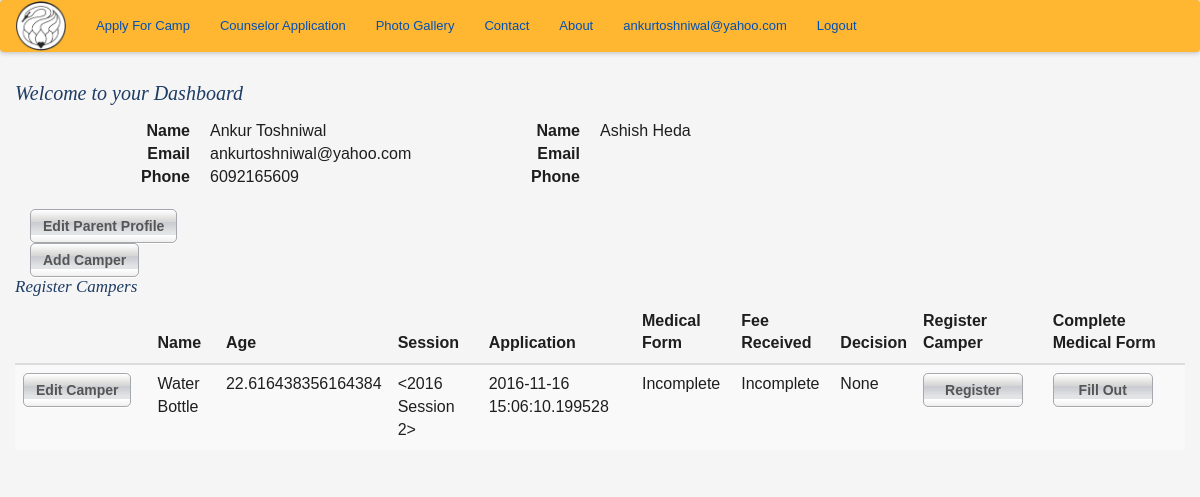
/dashboard (signed in), run on an earlier commit of the app's database.
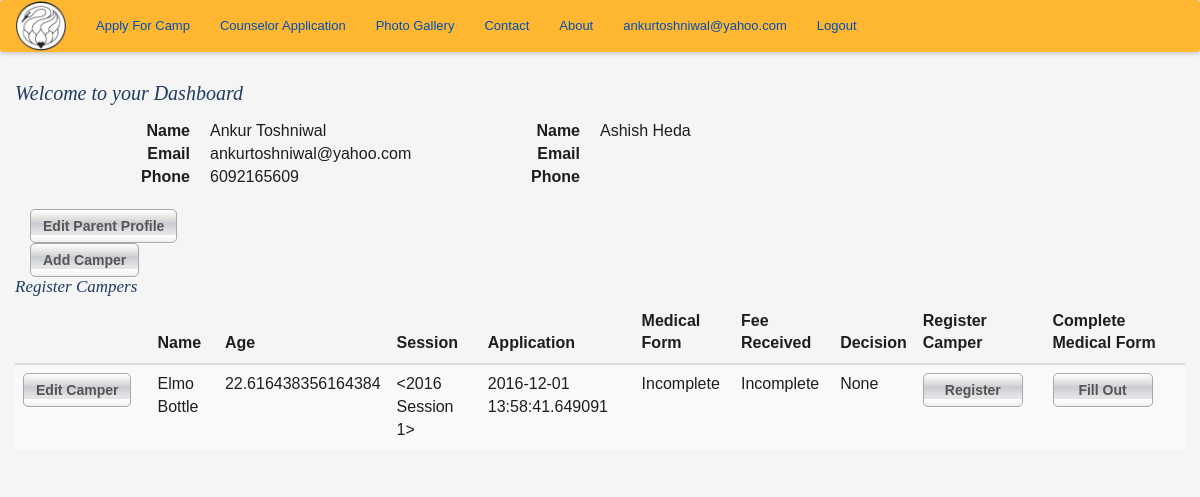
And on a later commit of the database.
### app/models.py (models this page shows, shortened)
class User(UserMixin, db.Model):
    __tablename__ = 'user'
    id = db.Column(db.Integer, primary_key=True)
    email = db.Column(db.String(64), unique=True, index=True)
    password_hash = db.Column(db.String(128))
    parents = db.relationship('Parents', backref='parents', uselist=False)
    @property
    def password(self):
        raise AttributeError('password is not a readable attribute')

class Parents(db.Model):
    __tablename__ = 'parents'
    id = db.Column(db.Integer, primary_key = True)
    g1fn = db.Column(db.String(64), index = True)
    g1ln = db.Column(db.String(64), index = True)
    g2fn = db.Column(db.String(64), index = True)
    g2ln = db.Column(db.String(64), index = True)
    g1street = db.Column(db.String(64))
    g1city = db.Column(db.String(64))
    g1state = db.Column(db.String(64))
    g1zipcode = db.Column(db.String(64))
    g1country = db.Column(db.String(64))
    g2street = db.Column(db.String(64))
    g2city = db.Column(db.String(64))
    g2state = db.Column(db.String(64))
    g2zipcode = db.Column(db.String(64))
    g2country = db.Column(db.String(64))
    g1phone = db.Column(db.String(64))
    g2phone = db.Column(db.String(64))
    g2email = db.Column(db.String(64))
    user_id = db.Column(db.Integer, db.ForeignKey('user.id'))
    campers = db.relationship('Camper', backref='parents', lazy='dynamic')

class Camper(db.Model):
    __tablename__ = 'camper'
    id = db.Column(db.Integer, primary_key = True)
    fn = db.Column(db.String(64), index=True)
    ln = db.Column(db.String(64), index=True)
    dob = db.Column(db.Date, index = True)
    gender = db.Column(db.String(5))
    street = db.Column(db.String(200))
    state = db.Column(db.String(2))
    country = db.Column(db.String(64))
    zipcode = db.Column(db.String(8))
    campercell = db.Column(db.String(64))
    camperemail = db.Column(db.String(64))
    parents_id = db.Column(db.Integer, db.ForeignKey('parents.id'))
    def find_active_registration(self):
        regs = Camper_Registration.query.filter_by(camper_id=self.id).order_by(desc(Camper_Registration.submission_timestamp)).first()
        if regs is None:
            regs = "None"
        return regs
    @property
    def age(self):
        return ((datetime.now().date() - self.dob).days) / 365

class Camp_Session(db.Model):
    __tablename__ = 'camp_session'
    id = db.Column(db.Integer, primary_key = True)
    session = db.Column(db.Integer)
    year = db.Column(db.String(4))
    camper_registrations = db.relationship('Camper_Registration', backref='camp_session',lazy='dynamic')
    counselor_registrations = db.relationship('Counselor_Registration', backref='camp_session', lazy='dynamic')
    def __repr__(self):
        return '<{0} Session {1}>'.format(self.year, self.session)

class Camper_Registration(db.Model):
    __tablename__ = 'camper_registration'
    id = db.Column(db.Integer, primary_key = True)
    submission_timestamp = db.Column(db.TIMESTAMP)
    payment_received = db.Column(db.TIMESTAMP)
    registration_complete = db.Column(db.Boolean)
    accepted = db.Column(db.Boolean)
    camper_id = db.Column(db.Integer, db.ForeignKey('camper.id'))
    camp_session_id = db.Column(db.Integer, db.ForeignKey('camp_session.id'))
    gradeinfall = db.Column(db.String(2))
    prevcamper = db.Column(db.Boolean)
    cabin_pal_name = db.Column(db.String(64))
    shirtsize = db.Column(db.String(4))
    emgname = db.Column(db.String(255))
    emgrelation = db.Column(db.String(64))
    emgemail = db.Column(db.String(64))
    accept = db.Column(db.Boolean)
    ppsrelease = db.Column(db.Boolean)

### app/controller.py (the view)
@app.route('/dashboard', methods=['GET'])
@login_required
def dashboard():
    parents = Parents.query.filter_by(user_id=current_user.id).first()
    if parents is None:
        return redirect(url_for('create_parent_profile'))
    campers = Camper.query.filter_by(parents_id=current_user.parents.id).all()
    regs = {c:c.find_active_registration() for c in campers}
    sess = {}
    for c in campers:
        if regs[c] == "None":
            sess[c] = "None"
        else:
            sess[c] = Camp_Session.query.get(regs[c].camp_session_id)
    return render_template('dashboard.html', campers=campers, regs=regs, sess=sess)

### app/models.py (called while the page is built)
@login_manager.user_loader
def load_user(user_id):
    return User.query.get(int(user_id))

### app/templates/dashboard.html (shortened to what this page needs)
{% extends "base_templates/base.html" %}
{% import "bootstrap/wtf.html" as wtf %}
{% block content %}
    <div class= "container">
        <div class="row">
            <h1> Welcome to your Dashboard</h1>
            <div class= "col-md-4">
                <dl class="dl-horizontal">
                    <dt>Name</dt>
                    <dd>{{ current_user.parents.g1fn }} {{ current_user.parents.g1ln }}</dd>
                    <dt>Email</dt>
                    <dd>{{ current_user.email}}</dd>
                    <dt>Phone</dt>
                    <dd>{{ current_user.parents.g1phone }}</dd>
                </dl>
                <a class='btn' href="{{ url_for('edit_parent_profile', parents_id=current_user.parents.id) }}"> Edit Parent Profile</a>
            </div>
            <div class="col-md-4">
                <dl class="dl-horizontal">
                    <dt>Name</dt>
                    <dd>{{ current_user.parents.g2fn }} {{ current_user.parents.g2ln }}</dd>
                    <dt>Email</dt>
                    <dd>{{ current_user.parents.g2email}}</dd>
                    <dt>Phone</dt>
                    <dd>{{ current_user.parents.g2phone }}</dd>
                </dl>
            </div>
            <div class="clearfix"></div>
            <div class="col-md-6"><a class='center-block btn' href="{{url_for('add_camper')}}">Add Camper</a></div>
        </div>
        <div class="row">
            <h2>Register Campers</h2>
            {% if campers|length == 0 %}
                <p>Please Add a Camper to register them</p>
            {% else %}
                <div class="table-responsive">
                    <table class="table table-striped">
                        <thead>
                            <tr>
                                <th></th>
                                <th>Name</th>
                                <th>Age</th>
                                <th>Session</th>
                                <th>Application</th>
                                <th>Medical Form</th>
                                <th>Fee Received</th>
                                <th>Decision</th>
                                <th>Register Camper</th>
                                <th>Complete Medical Form</th>
                            </tr>
                        </thead>
                        {% for camper in campers %}
                        <tr>
                            <td><a class="btn" href="{{ url_for('edit_camper', camper_id=camper.id) }}">Edit Camper</a></td>
                            <td>{{camper.fn}} {{camper.ln}}</td>
                            <td>{{camper.age}}</td>
                            <td>{{sess[camper]}}</td>
                            {% if regs[camper] == 'None' %}
                            <td>Incomplete</td>
                            {% else %}
                            <td>{{regs[camper].submission_timestamp}}</td>
                            {% endif %}
                            <td>Incomplete</td>
                            <td>Incomplete</td>
                            <td>None</td>
                            <td><a class="btn" href="{{ url_for('register_camper', camper_id=camper.id) }}">Register</a></td>
                            <td><a class="btn" href="{{ url_for('medical_form', camper_id=camper.id) }}">Fill Out</a></td>
                        </tr>
                        {% endfor %}
                    </table>
                </div>
            {% endif %}
        </div>
    </div>
{% endblock %}

### app/templates/base_templates/base.html (shortened to what this page needs)
<html>
{% extends 'bootstrap/base.html' %}
{% block head %}
    {{super()}}
{% endblock %}
{% block styles %}
    {{super()}}
    <link href="/static/css/newstyles.css" rel="stylesheet" media="screen">
    <link href="/static/css/style.css" rel="stylesheet" media="screen">
{% endblock %}

### app/templates/base_templates/nav.html
<nav class="navbar navbar-dark">
  <a class="navbar-brand" href="{{ url_for('home') }}"><img style="width: 50px;" src="static/images/hhsclogo.png"></a>
  <ul class="nav navbar-nav">
    <li class="nav-item">
      <a class="nav-link" href="{{ url_for('auth.create_account') }}">Apply For Camp</a>
    </li>
    <li class="nav-item">
      <a class="nav-link" href="#">Counselor Application</a>
    </li>
    <li>
      <a>Photo Gallery</a>
    </li>
    <li>
      <a>Contact</a>
    </li>
    <li>
      <a>About</a>
    </li>
    {% if current_user.is_authenticated %}
    <li class="nav-item pull-right">
      <a href="{{url_for('auth.logout')}}">Logout</a>
    </li>
    <li class= "nav-item pull-right">
      <a href="{{url_for('dashboard')}}">{{ current_user.email }}</a>
    </li>
    {% endif %}
  </ul>
</nav>

### app/static/css/newstyles.css (style rules this page uses)
.navbar { background-color: #ffb631; box-shadow: 0px 0px 5px 1px #bbb; }
.navbar-brand { padding: 0px 15px; }
dl { font-size: 16px; }

### app/static/css/style.css (style rules this page uses)
html { font-size: 100%; -webkit-text-size-adjust: 100%; -ms-text-size-adjust: 100%; }
html, body { border: 0; margin: 0; height: 100%; min-height: 100%; }
body { color: #1e1e1e; font: 13px/1.231 arial, helvetica, sans-serif; background: #f5f5f5; }
img { border: 0; vertical-align: middle; -ms-interpolation-mode: bicubic; }
a, a:visited { color: #0050b4; }
h1, h2 { margin: 10px 0 15px; padding: 0; font: italic 20px georgia, serif; color: #1e3c64; }
h2 { margin: 0 0 5px; font-size: 17px; }
ul { margin: 0; padding: 0; list-style: none; }
.btn { display: inline-block; border: 1px solid #a5a8ad; border-radius: 5px; margin: 0 10px 0 0; min-width: 100px; white-space: nowrap; text-align: center; font-weight: 700; color: #555; background: #e3e4e6 url(../img/btn.png) repeat-x; box-shadow: 0 1px 0 #fff; }

What changed in the data, as far as the page shows it:
no longer on this page (row unchanged): Camp_Session: year+session "<2016 Session 2>"
changed Camper "Bottle": fn "Water" → "Elmo"
now on this page (row unchanged): Camp_Session: year+session "<2016 Session 1>"
changed Camper_Registration: submission_timestamp "2016-11-16 15:06:10.199528" → "2016-12-01 13:58:41.649091"
